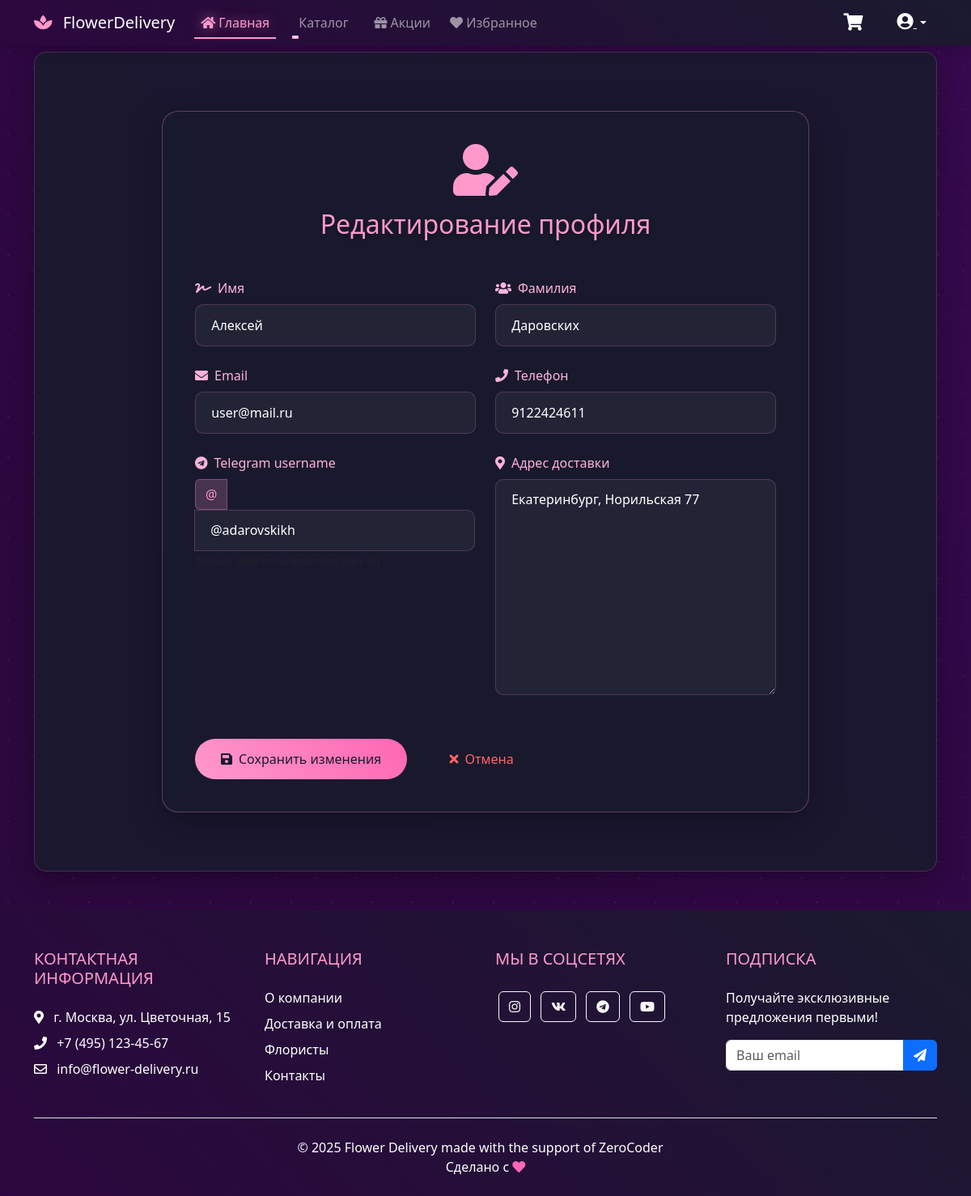
Page /account_edit/ (signed in) on the earlier database version.
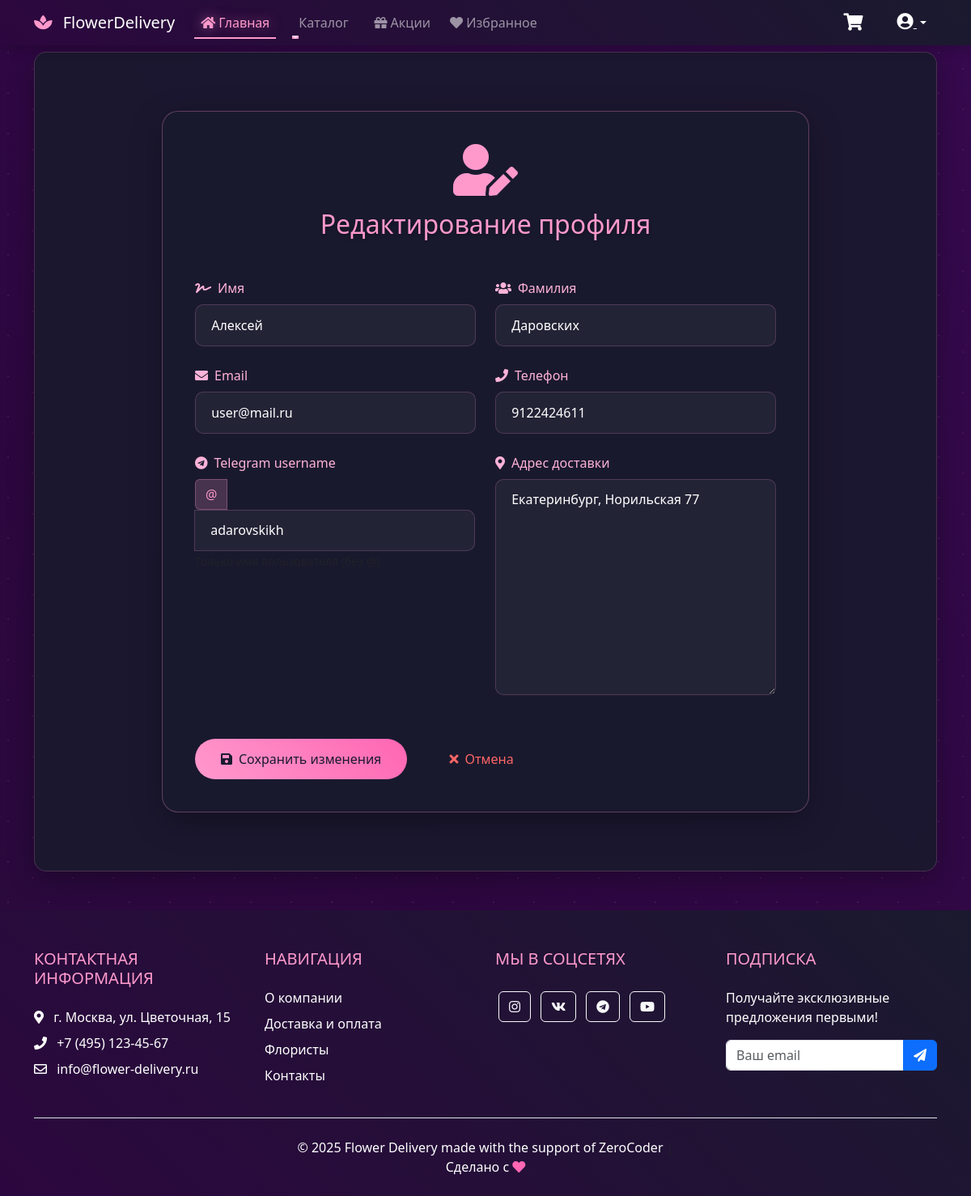
Same page on the later database version.
### flower_app/models.py (models this page shows)
class CustomUser(AbstractUser):
    phone = models.CharField(max_length=20, blank=True, null=True)
    telegram_id = models.CharField(max_length=100, blank=True, null=True, unique=True)
    telegram_username = models.CharField(max_length=100, blank=True)
    delivery_address = models.TextField(blank=True, null=True)
    first_name = models.CharField(max_length=100, blank=True)
    class Meta:
        verbose_name = 'Пользователь'
        verbose_name_plural = 'Пользователи'

### flower_app/views.py (the view)
# urls.py: path('account_edit/', account_edit, name='account_edit'),
@login_required
def account_edit(request):
    if request.method == 'POST':
        form = UserEditForm(request.POST, instance=request.user)
        if form.is_valid():
            form.save()
            return redirect('flower_app:profile')
    else:
        form = UserEditForm(instance=request.user)
    return render(request, 'flower_app/account_edit.html', {'form': form})

### flower_app/forms.py
class UserEditForm(forms.ModelForm):
    class Meta:
        model = CustomUser  # Используем кастомную модель
        fields = ('first_name', 'last_name', 'email', 'phone', 'telegram_username', 'delivery_address')

### flower_app/context_processors.py (called while the page is built)
def favorites(request):
    if request.user.is_authenticated:
        return {
            'user_favorites': Favorite.objects.filter(user=request.user).values_list('product_id', flat=True)
        }
    return {}

### flower_app/templates/flower_app/account_edit.html (shortened to what this page needs)
{% extends "flower_app/base.html" %}
{% load static %}
{% block content %}
<div class="container py-5">
    <div class="profile-edit-card">
        <div class="profile-edit-header text-center mb-5">
            <i class="fas fa-user-edit fa-4x mb-3" style="color: #ff99cc;"></i>
            <h1 class="profile-edit-title">Редактирование профиля</h1>
        </div>
        <form method="post" class="profile-edit-form">
            <div class="row g-4">
                <div class="col-md-6">
                    <div class="form-group">
                        <label class="form-label">
                            <i class="fas fa-signature me-2"></i>Имя
                        </label>
                        {{ form.first_name }}
                    </div>
                    <div class="form-group mt-4">
                        <label class="form-label">
                            <i class="fas fa-envelope me-2"></i>Email
                        </label>
                        {{ form.email }}
                    </div>
                    <div class="form-group mt-4">
                        <label class="form-label">
                            <i class="fab fa-telegram me-2"></i>Telegram username
                        </label>
                        <div class="input-group">
                            <span class="input-group-text">@</span>
                            {{ form.telegram_username }}
                        </div>
                        <small class="text-muted">Только имя пользователя (без @)</small>
                    </div>
                </div>
                <div class="col-md-6">
                    <div class="form-group">
                        <label class="form-label">
                            <i class="fas fa-users me-2"></i>Фамилия
                        </label>
                        {{ form.last_name }}
                    </div>
                    <div class="form-group mt-4">
                        <label class="form-label">
                            <i class="fas fa-phone me-2"></i>Телефон
                        </label>
                        {{ form.phone }}
                    </div>
                    <div class="form-group mt-4">
                        <label class="form-label">
                            <i class="fas fa-map-marker-alt me-2"></i>Адрес доставки
                        </label>
                        {{ form.delivery_address }}
                    </div>
                </div>
            </div>
            <div class="profile-edit-actions mt-5">
                <button type="submit" class="btn-save-changes">
                    <i class="fas fa-save me-2"></i>Сохранить изменения
                </button>
                <a href="{% url 'flower_app:profile' %}" class="btn-cancel">
                    <i class="fas fa-times me-2"></i>Отмена
                </a>
            </div>
        </form>
    </div>
</div>
{% endblock %}

Differences in the rows shown:
changed CustomUser "Алексей": telegram_username "@adarovskikh" → "adarovskikh"
